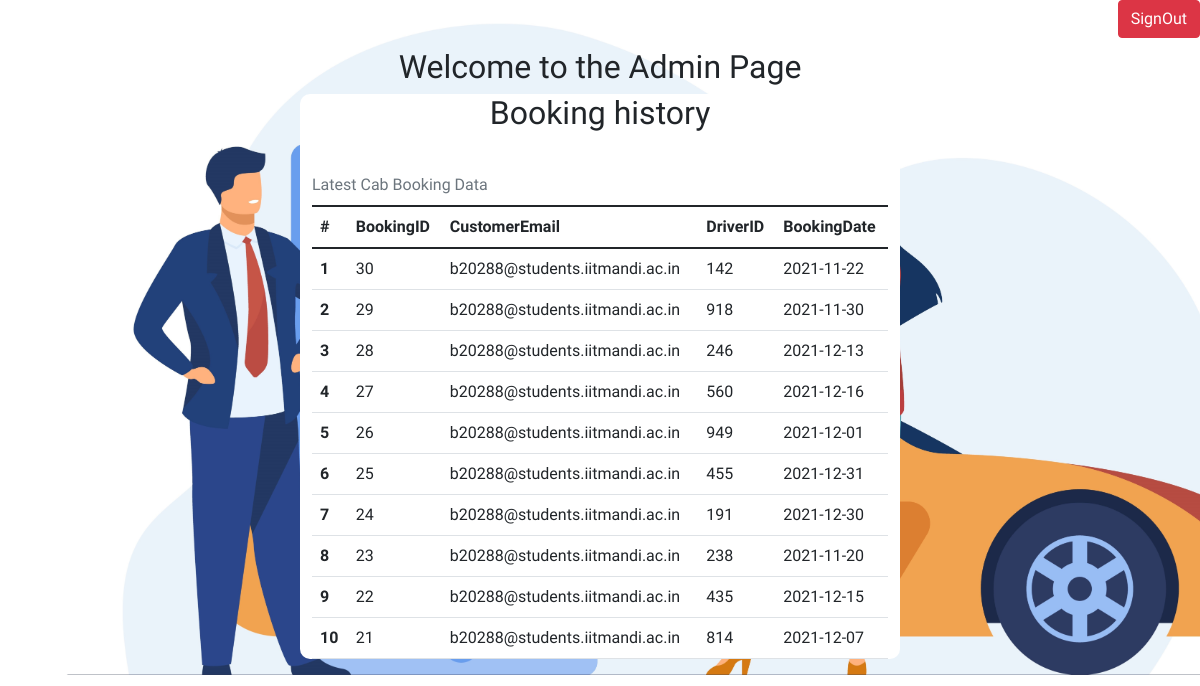
/Main/admin.php, run on the app's committed database.
### tables this page shows
CREATE TABLE `booking` (
  `BookingID` int(11) NOT NULL AUTO_INCREMENT,
  `CustomerEmail` varchar(255) NOT NULL,
  `DriverID` int(11) NOT NULL,
  `Pickup` varchar(255) NOT NULL,
  `Pickup_time` time NOT NULL,
  `Pickup_Date` date NOT NULL,
  `Drop_Location` varchar(255) NOT NULL,
  `Car` varchar(255) NOT NULL,
  PRIMARY KEY (`BookingID`)
);

### Main/admin.php (the view, shortened to what this page needs)
<?php
include ('connect.php');
$sql2="SELECT * from booking  order by BookingID desc limit 10;";
$result2=$DBConnect->query($sql2);
?>
<!DOCTYPE html>
<html lang="en">
<head>
    <link href="https://cdn.jsdelivr.net/npm/bootstrap@5.1.3/dist/css/bootstrap.min.css" rel="stylesheet">
    <link rel="stylesheet" href="css/result.css">
</head>
<body>
        <div style="float:right;">
        <a href="form.php" class="btn btn-danger" role="button">SignOut</a>
        </div>
        <br>
        <br>
   <center> <h2>Welcome to the Admin Page</h2>
    <div class="container">
        <h2>Booking history</h2>
        <br>
        <table class="table caption-top">
        <caption>Latest Cab Booking Data</caption>
          <thead>
        <tr>
          <th scope="col">#</th>
          <th scope="col">BookingID</th>
          <th scope="col">CustomerEmail</th>
          <th scope="col">DriverID</th>
          <th scope="col">BookingDate</th>
       </tr>
        </thead>
        <tbody>
        <?php
        $count=1;
        while($row = $result2->fetch_assoc()) {
        ?>
      <tr>
        <th scope="row"><?php echo $count; ?></th>
        <td><?php echo $row["BookingID"]; ?></td>
        <td><?php echo $row["CustomerEmail"]; ?></td>
        <td><?php echo $row['DriverID']; ?></td>
        <td><?php echo $row["Pickup_Date"]; ?></td>
      </tr>
        <?php
          $count=$count+1;
         }
        ?>
        </tbody>
        </table>
    </div></center>
</body>
</html>

### Main/css/result.css (style rules this page uses)
body { background-image: url( '../image/result.jpg'); background-size: cover; font-family: 'Hahmlet', serif; }
.container { background-color: white; width: 50%; border-radius: 10px; }

### data on the page
booking: BookingID "30", CustomerEmail "b20288@students.iitmandi.ac.in", DriverID "142", Pickup_Date "2021-11-22"
booking: BookingID "29", CustomerEmail "b20288@students.iitmandi.ac.in", DriverID "918", Pickup_Date "2021-11-30"
booking: BookingID "28", CustomerEmail "b20288@students.iitmandi.ac.in", DriverID "246", Pickup_Date "2021-12-13"
booking: BookingID "27", CustomerEmail "b20288@students.iitmandi.ac.in", DriverID "560", Pickup_Date "2021-12-16"
booking: BookingID "26", CustomerEmail "b20288@students.iitmandi.ac.in", DriverID "949", Pickup_Date "2021-12-01"
booking: BookingID "25", CustomerEmail "b20288@students.iitmandi.ac.in", DriverID "455", Pickup_Date "2021-12-31"
booking: BookingID "24", CustomerEmail "b20288@students.iitmandi.ac.in", DriverID "191", Pickup_Date "2021-12-30"
booking: BookingID "23", CustomerEmail "b20288@students.iitmandi.ac.in", DriverID "238", Pickup_Date "2021-11-20"
booking: BookingID "22", CustomerEmail "b20288@students.iitmandi.ac.in", DriverID "435", Pickup_Date "2021-12-15"
booking: BookingID "21", CustomerEmail "b20288@students.iitmandi.ac.in", DriverID "814", Pickup_Date "2021-12-07"
